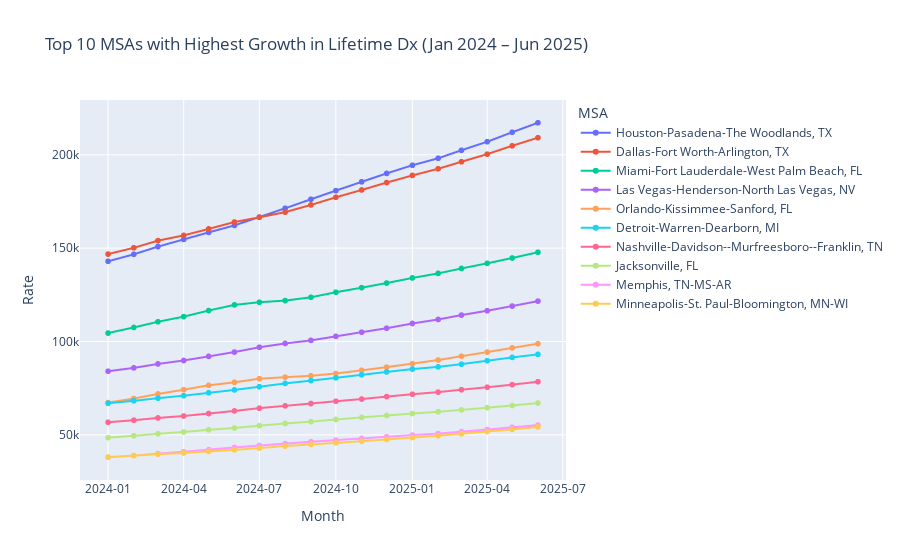

Notebook source saved alongside this figure:
### Code cell
top_10_msa.sort_values('users_ytd_this', ascending=False, inplace = True)

msa_order = top_10_msa['market'].tolist()

# lock the order into the dataframe (optional but helpful)
df = df[df['date'] >= '2024-01-01']
df = df[df['date'] <= '2025-06-01']
df['msa_title'] = pd.Categorical(df['msa_title'], categories=msa_order, ordered=True)

# plot: one colored line per MSA with legend ordered by msa_order
fig = px.line(
    df,
    x='applied_month',
    y='dx_cnt_18plus_cumsum',
    color='msa_title',
    markers=True,
    labels={'applied_month': 'Month', 'dx_cnt_18plus_cumsum': 'Rate', 'msa_title': 'MSA'},
    title='Top 10 MSAs with Highest Growth in Lifetime Dx (Jan 2024 – Jun 2025)',
    category_orders={'msa_title': msa_order}  # <- legend & color order
)

# keep default legend trace order (don’t reverse)
fig.update_layout(legend_title_text='MSA', hovermode='x unified', legend=dict(traceorder='normal'))

fig.update_xaxes(tickformat='%Y-%m', rangeslider_visible=False)
fig.update_yaxes(title_text='Rate')
fig.update_traces(hovertemplate='%{fullData.name}<br>%{x|%b %Y}: %{y:.2f}')
fig.show()
